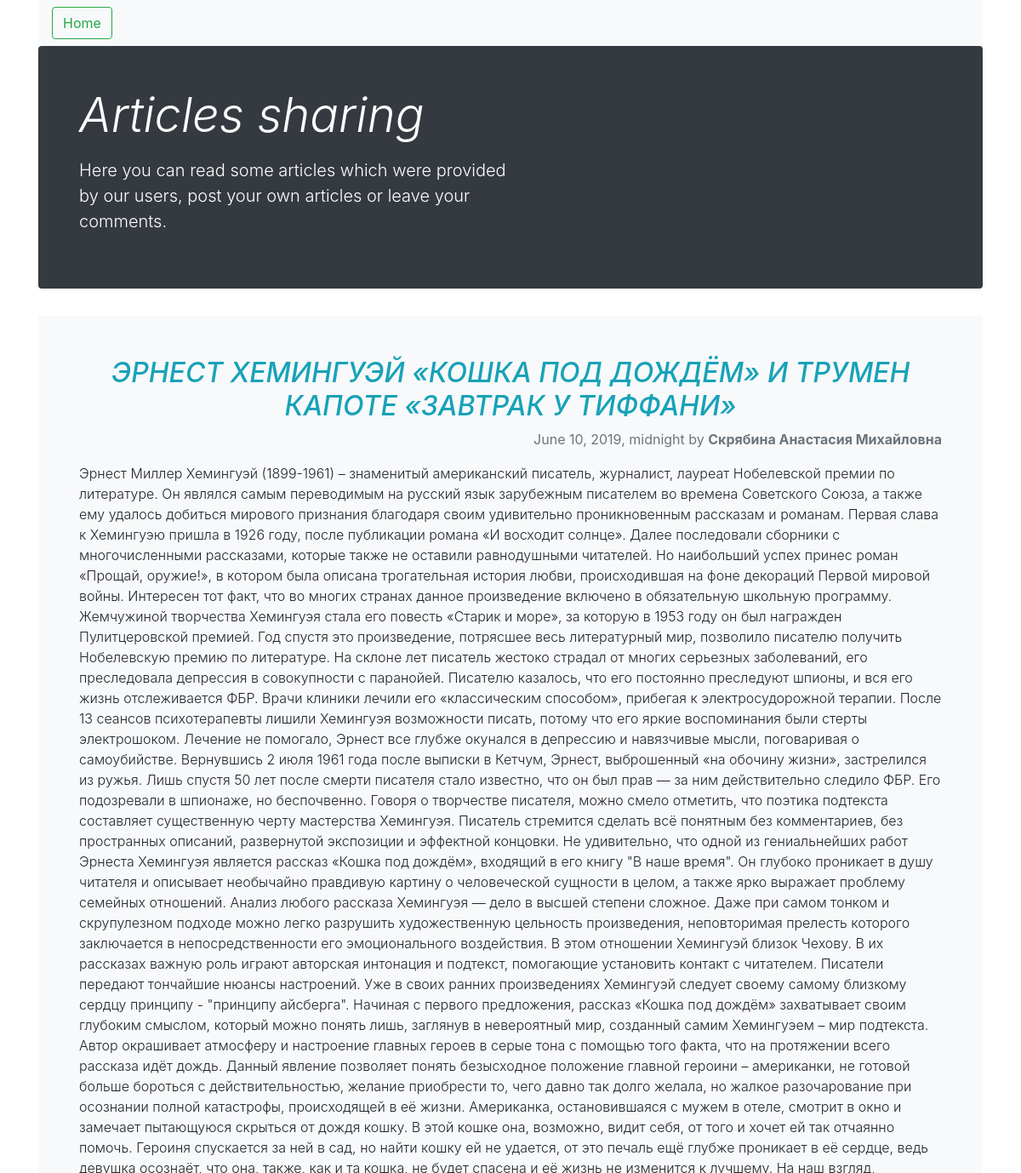
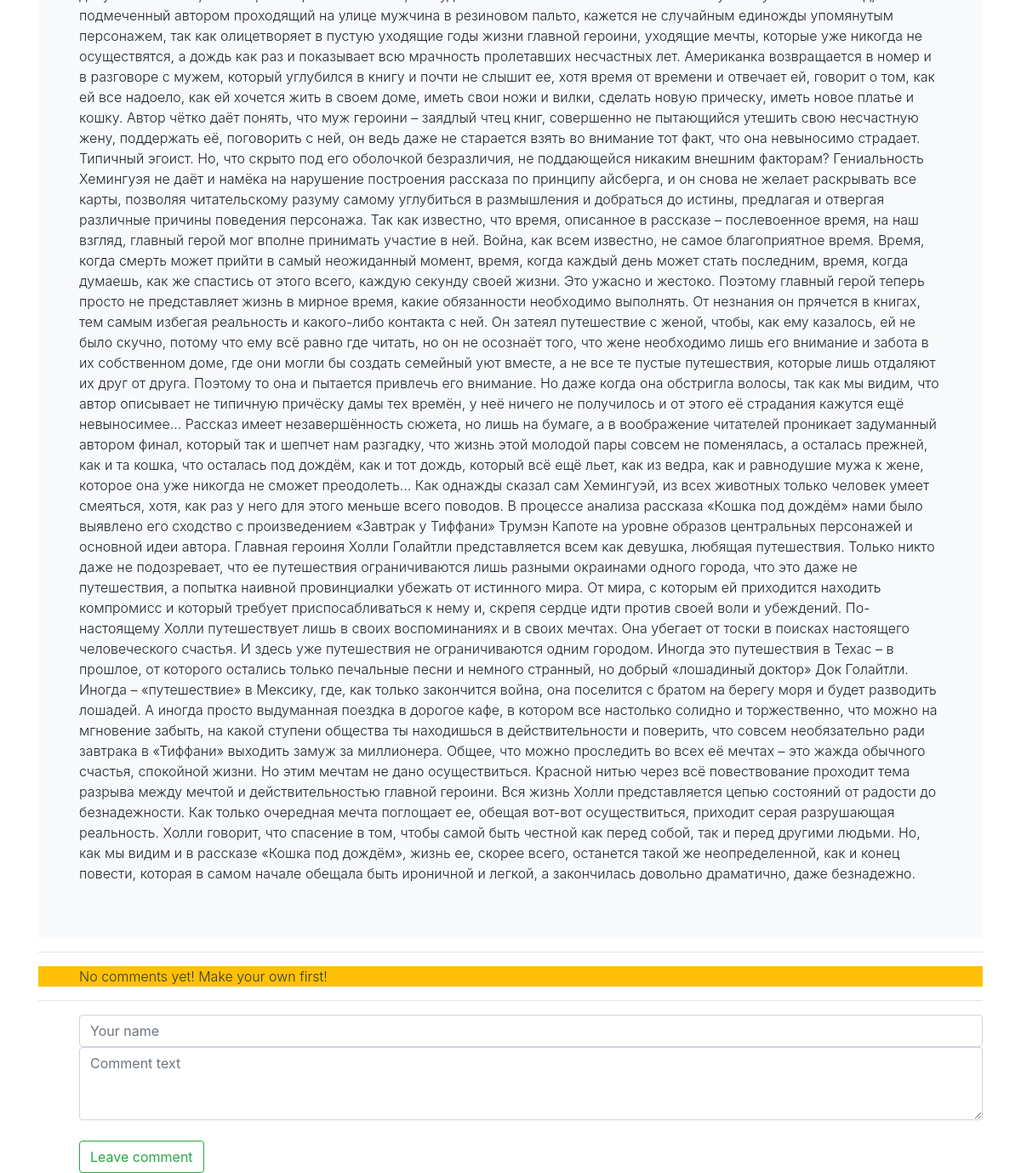
Page /2/ on the committed database (2 pictures, top to bottom).
### blog/models.py (models this page shows, shortened)
class Article(models.Model):
    article_title = models.CharField("Название статьи", max_length=100)
    article_annotation = models.CharField("Аннотация статьи", max_length=1000)
    article_text = models.TextField("Текст статьи")
    author_name = models.CharField('Имя автора', max_length=50)
    pub_date = models.DateTimeField('Дата статьи')

### blog/views.py (the view)
# urls.py: path('<int:article_id>/', views.detail, name='detail'),
def detail(request, article_id):
    try:
        a = Article.objects.get(id=article_id)
    except:
        raise Http404("Article was not founded!")
    latest_comments_list = a.comment_set.order_by('-id')[:10]
    return render(request, 'blog/detail.html', {'article': a, 'latest_comments_list': latest_comments_list})

### templates/blog/detail.html (shortened to what this page needs)
{% extends 'base.html' %}
{% block content %}
    <div class="blog-post bg-light p-md-5" xmlns="http://www.w3.org/1999/html">
        <h2 class="blog-post-title text-info font-italic text-center">{{ article.article_title }}</h2>
        <p class="blog-post-meta text-muted text-right">{{ article.pub_date }} by <b>{{ article.author_name }}</b></p>
        <p class="blog-post-text font-weight-light"> {{ article.article_text }} </p>
    </div>
    <hr>
    {% if latest_comments_list %}
        {% for c in latest_comments_list %}
            <p>
                <strong class="pl-5">{{ c.author_name }}</strong><l class="blog-post-meta text-muted"> {{ c.pub_date }}</l>
                <p class="text-dark pl-5 font-weight-light">{{ c.comment_text }}</p>
            </p>
        {% endfor %}
    {% else %}
        <p class="bg-warning text-dark pl-5 font-weight-light">No comments yet! Make your own first!</p>
    {% endif %}
    <hr>
    <form class="pl-5" action="{% url 'blog:leave_comment' article.id %}" method="POST">
        <input class="form-control" id="exampleFormControlInput1" name="name" placeholder="Your name" required/>
        <textarea class="form-control" id="exampleFormControlTextarea1" rows="3" name="text" required="" placeholder="Comment text" cols="30" rows="10"></textarea><br>
        <button class="btn btn-outline-success my-2 my-sm-0" type="submit">Leave comment</button>
    </form>
{% endblock %}

### rows in the picture
Article: article_title "ЭРНЕСТ ХЕМИНГУЭЙ «КОШКА ПОД ДОЖДЁМ» И ТРУМЕН КАПОТЕ «ЗАВТРАК У ТИФФАНИ»", pub_date "June 10, 2019, midnight", author_name "Скрябина Анастасия Михайловна", article_text "Эрнест Миллер Хемингуэй (1899-1961) – знаменитый американский писатель, журналист, лауреат Нобелевской премии по литературе. Он являлся самым переводимым на русский язык зарубежным писателем во времена Советского Союза, а также ему удалось добиться мирового признания благодаря своим удивительно проникновенным рассказам и романам. Первая слава к Хемингуэю пришла в 1926 году, после публикации романа «И восходит солнце». Далее последовали сборники с многочисленными рассказами, которые также не оставили равнодушными читателей. Но наибольший успех принес роман «Прощай, оружие!», в котором была описана трогательная история любви, происходившая на фоне декораций Первой мировой войны. Интересен тот…"
